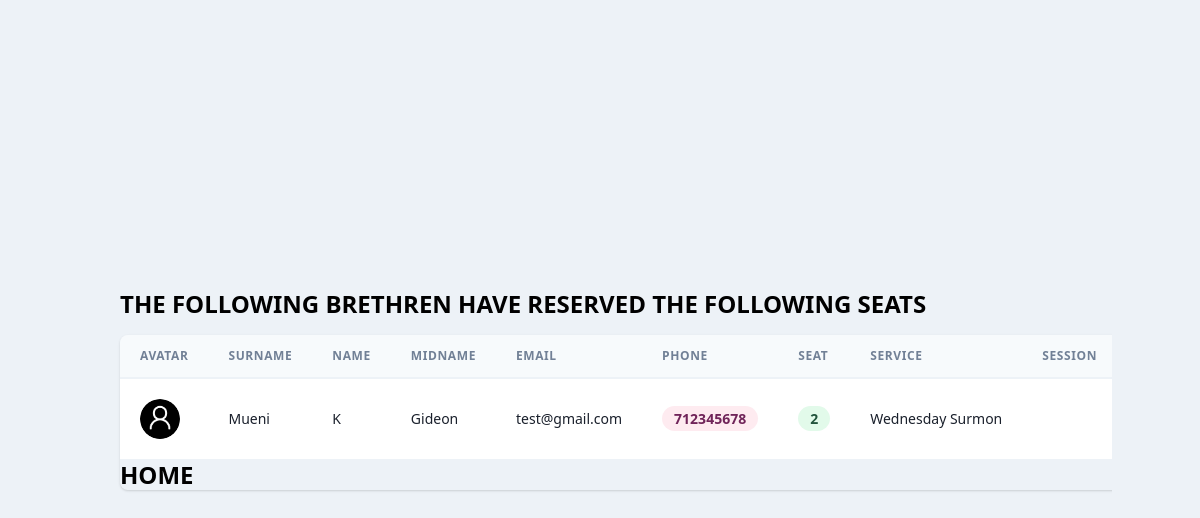
Before: /attendances with the older database file.
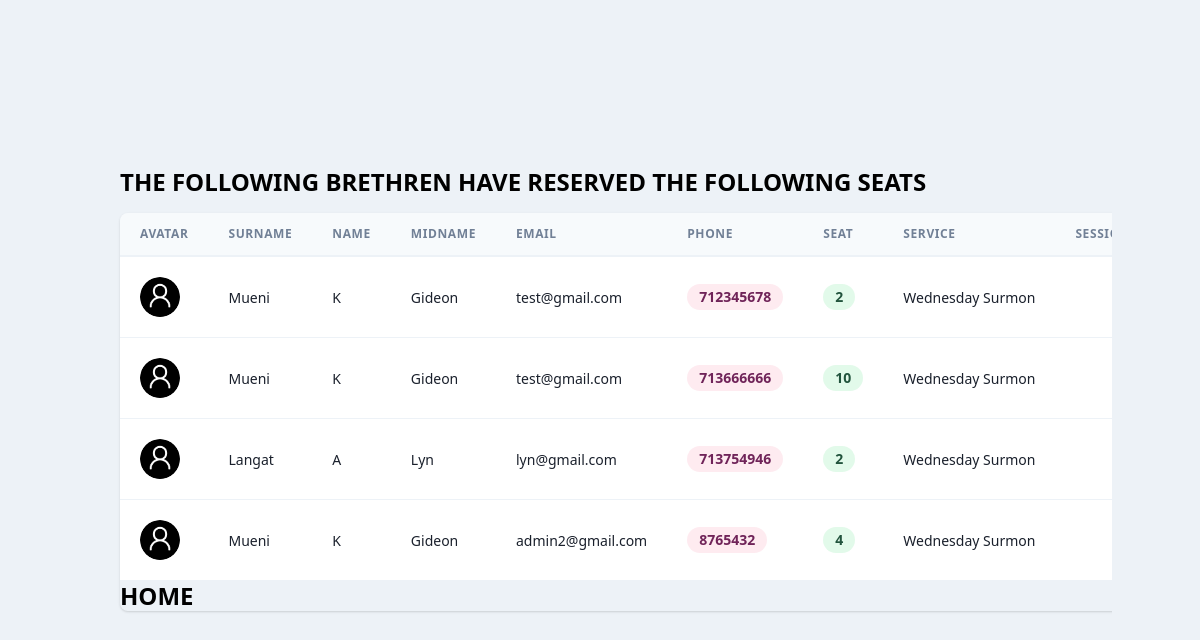
After: the same page with the newer database file.
### core/models.py (models this page shows, shortened)
class Attendance(models.Model):
	first_name=models.CharField(max_length=20)
	middle_name=models.CharField(max_length=20)
	last_name=models.CharField(max_length=20)
	phone_number=models.PositiveIntegerField(unique=True)
	email=models.CharField(max_length=20, blank=True, null=True)
	service=models.ForeignKey(Service, on_delete=models.CASCADE, related_name='attended_service')
	seat=models.ForeignKey(Seat, on_delete=models.CASCADE)
	created = models.DateTimeField(auto_now_add=True)
	status = models.CharField(max_length=10,
                              choices=STATUS_CHOICES,
                              default='published')
	objects = models.Manager()
	published = PublishedManager()

class Seat(models.Model):
	number=models.PositiveIntegerField()
	is_reserved = models.BooleanField(default=False)
	def __str__(self):
		return str(self.number)

class Service(models.Model):
	name=models.CharField(max_length=20)
	date=models.DateField()
	seats=models.ManyToManyField('Seat')
	live = models.BooleanField(default=True)
	start=models.IntegerField()
	end=models.IntegerField()

### core/views.py (the view)
# urls.py: path('attendances', AttendanceList.as_view(),name="attendances"),
class AttendanceList(ListView):
    model = Attendance
    template_name="list.html"

### templates/list.html (shortened to what this page needs)
{% load static%}
<!doctype html>
<html lang="en">
<head>
    <link href="https://unpkg.com/tailwindcss@1.0.4/dist/tailwind.min.css" rel="stylesheet">
</head>
<body class="h-screen overflow-hidden flex items-center justify-center" style="background: #edf2f7;">
    <body class="antialiased font-sans bg-gray-200">
    <div class="container mx-auto px-4 sm:px-8">
        <div class="py-8">
            <div>
                <h2 class="text-2xl font-semibold leading-tight">THE FOLLOWING BRETHREN HAVE RESERVED THE FOLLOWING SEATS</h2>
            </div>
            <div class="-mx-4 sm:-mx-8 px-4 sm:px-8 py-4 overflow-x-auto">
                <div class="inline-block min-w-full shadow rounded-lg overflow-hidden">
                    <table class="min-w-full leading-normal">
                        <thead>
                            <tr>
                                <th
                                    class="px-5 py-3 border-b-2 border-gray-200 bg-gray-100 text-left text-xs font-semibold text-gray-600 uppercase tracking-wider">
                                    Avatar
                                </th>
                                <th
                                    class="px-5 py-3 border-b-2 border-gray-200 bg-gray-100 text-left text-xs font-semibold text-gray-600 uppercase tracking-wider">
                                    Surname
                                </th>
                                <th
                                    class="px-5 py-3 border-b-2 border-gray-200 bg-gray-100 text-left text-xs font-semibold text-gray-600 uppercase tracking-wider">
                                    Name
                                </th>
                                <th
                                    class="px-5 py-3 border-b-2 border-gray-200 bg-gray-100 text-left text-xs font-semibold text-gray-600 uppercase tracking-wider">
                                    MidName
                                </th>
                                <th
                                    class="px-5 py-3 border-b-2 border-gray-200 bg-gray-100 text-left text-xs font-semibold text-gray-600 uppercase tracking-wider">
                                    Email
                                </th>
                                <th
                                    class="px-5 py-3 border-b-2 border-gray-200 bg-gray-100 text-left text-xs font-semibold text-gray-600 uppercase tracking-wider">
                                    Phone
                                </th>
                                <th
                                    class="px-5 py-3 border-b-2 border-gray-200 bg-gray-100 text-left text-xs font-semibold text-gray-600 uppercase tracking-wider">
                                    Seat
                                </th>
                                <th
                                    class="px-5 py-3 border-b-2 border-gray-200 bg-gray-100 text-left text-xs font-semibold text-gray-600 uppercase tracking-wider">
                                    Service
                                </th>
                                <th
                                    class="px-5 py-3 border-b-2 border-gray-200 bg-gray-100 text-left text-xs font-semibold text-gray-600 uppercase tracking-wider">
                                    Session
                                </th>
                            </tr>
                        </thead>
                        <tbody>
                            {% for object in object_list %}
                            <tr>
                                <td class="px-5 py-5 border-b border-gray-200 bg-white text-sm">
                                    <div class="flex items-center">
                                        <div class="flex-shrink-0 w-10 h-10">
                                            <img class="w-full h-full rounded-full"
                                                src="{% static 'avatar/avatar.png' %}"
                                                alt="" />
                                        </div>
                                    </div>
                                </td>
                                <td class="px-5 py-5 border-b border-gray-200 bg-white text-sm">
                                    <p class="text-gray-900 whitespace-no-wrap">{{ object.last_name}}</p>
                                </td>
                                <td class="px-5 py-5 border-b border-gray-200 bg-white text-sm">
                                    <p class="text-gray-900 whitespace-no-wrap">{{ object.middle_name}}</p>
                                </td>
                                <td class="px-5 py-5 border-b border-gray-200 bg-white text-sm">
                                    <p class="text-gray-900 whitespace-no-wrap">{{ object.first_name}}</p>
                                </td>
                                <td class="px-5 py-5 border-b border-gray-200 bg-white text-sm">
                                    <p class="text-gray-900 whitespace-no-wrap">
                                        {{ object.email}}
                                    </p>
                                </td>
                                <td class="px-5 py-5 border-b border-gray-200 bg-white text-sm">
                                    <span
                                        class="relative inline-block px-3 py-1 font-semibold text-pink-900 leading-tight">
                                        <span aria-hidden
                                            class="absolute inset-0 bg-pink-200 opacity-50 rounded-full"></span>
                                        <span class="relative">{{ object.phone_number}}</span>
                                    </span>
                                </td>
                                <td class="px-5 py-5 border-b border-gray-200 bg-white text-sm">
                                    <span
                                        class="relative inline-block px-3 py-1 font-semibold text-green-900 leading-tight">
                                        <span aria-hidden
                                            class="absolute inset-0 bg-green-200 opacity-50 rounded-full"></span>
                                        <span class="relative">{{ object.seat}}</span>
                                    </span>
                                </td>
                                <td class="px-5 py-5 border-b border-gray-200 bg-white text-sm">
                                    <p class="text-gray-900 whitespace-no-wrap">
                                        {{ object.service.name}}
                                    </p>
                                </td>
                                <td class="px-5 py-5 border-b border-gray-200 bg-white text-sm">
                                </td>
                            </tr>
                            {% endfor %}
                        </tbody>
                    </table>
                    <h2 class="text-2xl font-semibold leading-tight"><a href="{% url 'home' %}">HOME</a></h2>
                </div>
            </div>
        </div>
    </div>
</body>
</body>
</html>

Changed rows visible on the page:
added Attendance: last_name "Mueni", middle_name "K", first_name "Gideon", email "test@gmail.com", phone_number "713666666", seat "10", service.name "Wednesday Surmon"
added Attendance: last_name "Langat", middle_name "A", first_name "Lyn", email "lyn@gmail.com", phone_number "713754946", seat "2", service.name "Wednesday Surmon"
added Attendance: last_name "Mueni", middle_name "K", first_name "Gideon", email "admin2@gmail.com", phone_number "8765432", seat "4", service.name "Wednesday Surmon"
